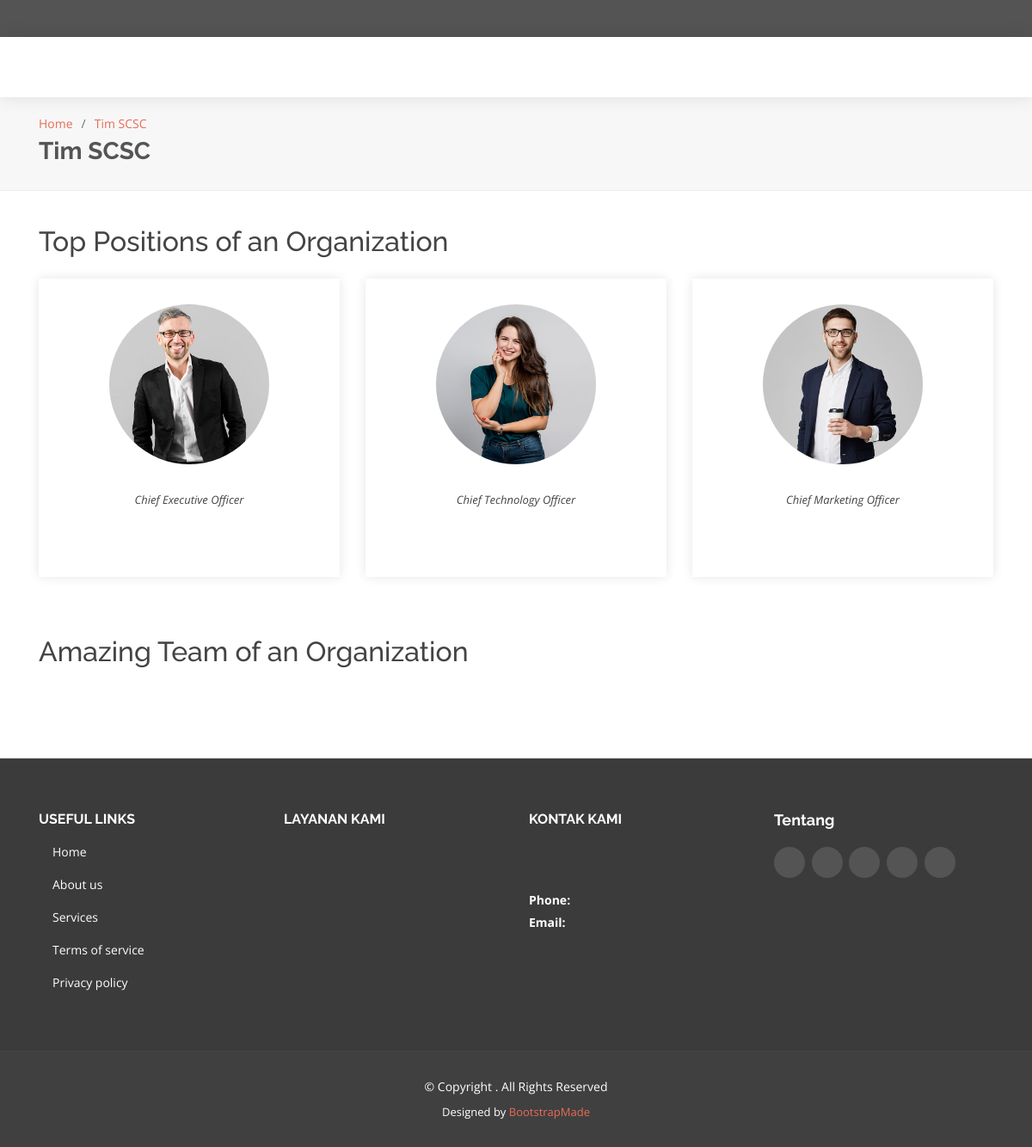
Before: /index.php/tim with the older database file.
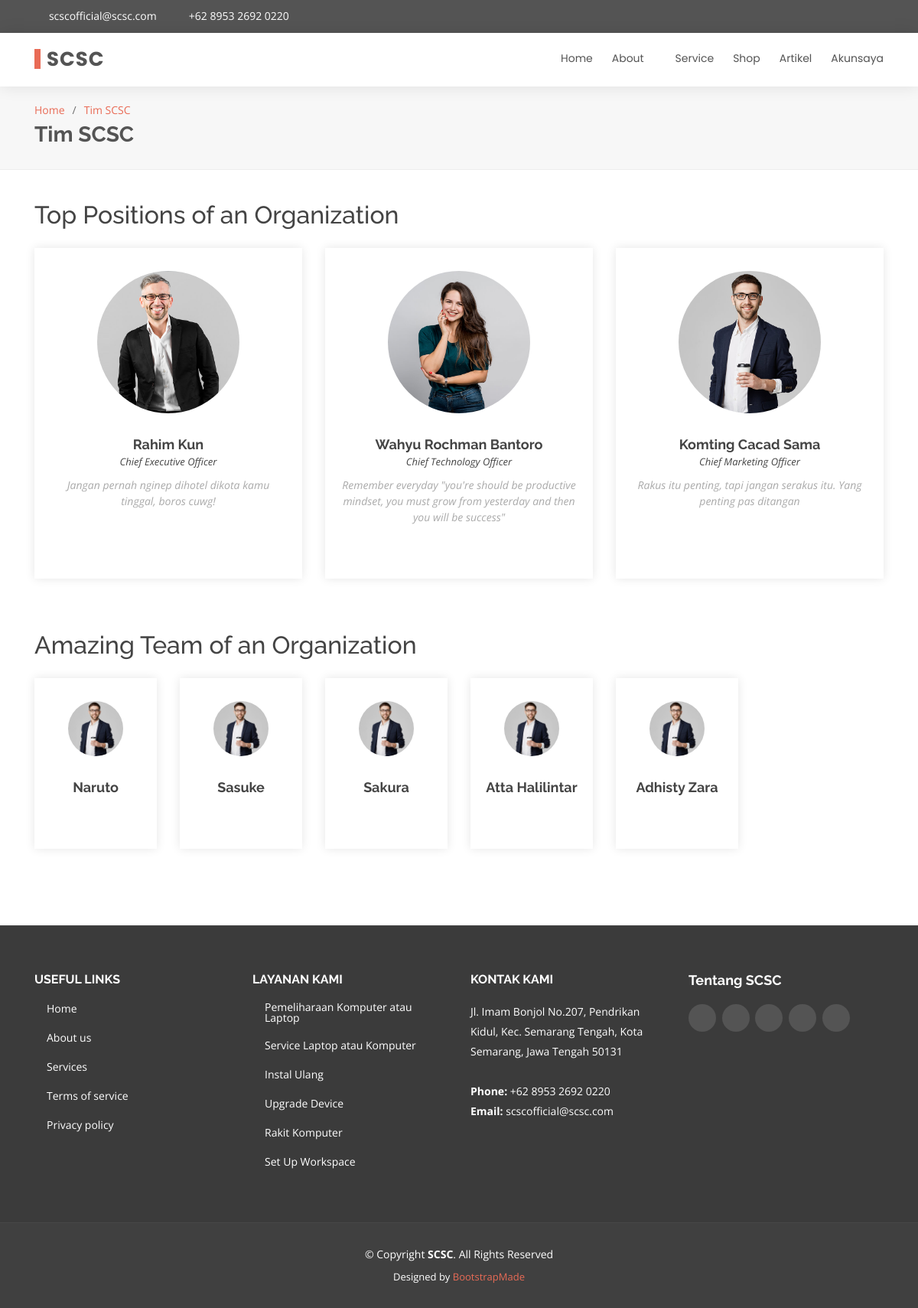
After: the same page with the newer database file.
### tables this page shows
CREATE TABLE `homemenu` (
  `id` int(191) NOT NULL,
  `name` varchar(191) NOT NULL,
  `value` varchar(191) NOT NULL,
  `status` int(191) NOT NULL
);

CREATE TABLE `user` (
  `id` int(191) NOT NULL,
  `name` varchar(191) NOT NULL,
  `photo` varchar(191) NOT NULL,
  `email` varchar(191) NOT NULL,
  `telp` varchar(191) NOT NULL,
  `birthday` varchar(191) NOT NULL,
  `jobs` varchar(191) NOT NULL,
  `gender` varchar(191) NOT NULL,
  `address` text NOT NULL,
  `role` int(191) NOT NULL,
  `status` varchar(191) NOT NULL,
  `complete` int(191) NOT NULL,
  `twitter` varchar(191) NOT NULL,
  `instagram` varchar(191) NOT NULL,
  `facebook` varchar(191) NOT NULL,
  `linkedin` varchar(191) NOT NULL,
  `password` text NOT NULL
);

CREATE TABLE `service` (
  `id` int(191) NOT NULL,
  `icon` varchar(191) NOT NULL,
  `name` varchar(191) NOT NULL,
  `description` text NOT NULL,
  `estimation` varchar(191) NOT NULL,
  `level` int(191) NOT NULL,
  `price` int(191) NOT NULL,
  `status` int(191) NOT NULL
);

### application/controllers/tim.php (called while the page is built, shortened)
<?php
class tim extends CI_Controller
{
    public function index(){
        $data['title'] = "Tim SCSC";
        $tempVar = $this->scsc->getAll("homemenu");
        $data['menu'] = $tempVar;
        $tempVar = $this->scsc->getAll("homemenuabout");
        $data['submenu'] = $tempVar;
        $tempVar = $this->scsc->getData("profil",array('name'=>'logo'));
        $tempVar = $tempVar[0]["value"];
        $data['logo'] = $tempVar;
        $tempVar = $this->scsc->getData("profil",array('name'=>'singkatan'));
        $tempVar = $tempVar[0]["value"];
        $data['singkatan'] = $tempVar;
        $tempVar = $this->scsc->getData("profil",array('name'=>'email'));
        $tempVar = $tempVar[0]["value"];
        $data['email'] = $tempVar;
        $tempVar = $this->scsc->getData("profil",array('name'=>'alamat'));
        $tempVar = $tempVar[0]["value"];
        $data['alamat'] = $tempVar;
        $tempVar = $this->scsc->getData("profil",array('name'=>'telp'));
        $tempVar = $tempVar[0]["value"];
        $data['telp'] = $tempVar;
        $tempVar = $this->scsc->getData("profil",array('name'=>'twitter'));
        $tempVar = $tempVar[0]["value"];
        $data['twitter'] = $tempVar;
        $tempVar = $this->scsc->getData("profil",array('name'=>'facebook'));
        $tempVar = $tempVar[0]["value"];
        $data['facebook'] = $tempVar;
        $tempVar = $this->scsc->getData("profil",array('name'=>'instagram'));
        $tempVar = $tempVar[0]["value"];
        $data['instagram'] = $tempVar;
        $tempVar = $this->scsc->getData("profil",array('name'=>'skype'));
        $tempVar = $tempVar[0]["value"];
        $data['skype'] = $tempVar;
        $tempVar = $this->scsc->getData("profil",array('name'=>'linkedin'));
        $tempVar = $tempVar[0]["value"];
        $data['linkedin'] = $tempVar;
        $tempVar = $this->scsc->getAll("corefitur");
        $data['mainfitur'] = $tempVar;
        $tempVar = $this->scsc->getData("user",array('role'=>1));
        $data['role1'] = $tempVar[0]['name'];
        $data['twitter1'] = $tempVar[0]['twitter'];
        $data['facebook1'] = $tempVar[0]['facebook'];
        $data['instagram1'] = $tempVar[0]['instagram'];
        $data['linkedin1'] = $tempVar[0]['linkedin'];
        $tempVar = $this->scsc->getData("job",array('id_user'=>$tempVar[0]['id']));
        $data['quotes1'] = $tempVar[0]['quotes'];
        $tempVar = $this->scsc->getData("user",array('role'=>'2'));
        $data['role2'] = $tempVar[0]['name'];
        $data['twitter2'] = $tempVar[0]['twitter'];
        $data['facebook2'] = $tempVar[0]['facebook'];
        $data['instagram2'] = $tempVar[0]['instagram'];
        $data['linkedin2'] = $tempVar[0]['linkedin'];
        $tempVar = $this->scsc->getData("job",array('id_user'=>$tempVar[0]['id']));
        $data['quotes2'] = $tempVar[0]['quotes'];
        $tempVar = $this->scsc->getData("user",array('role'=>'3'));
        $data['role3'] = $tempVar[0]['name'];
        $data['twitter3'] = $tempVar[0]['twitter'];
        $data['facebook3'] = $tempVar[0]['facebook'];
        $data['instagram3'] = $tempVar[0]['instagram'];
        $data['linkedin3'] = $tempVar[0]['linkedin'];
        $tempVar = $this->scsc->getData("job",array('id_user'=>$tempVar[0]['id']));
        $data['quotes3'] = $tempVar[0]['quotes'];
        $tempVar = $this->scsc->getData("user",array('role'=>'4'));
        $data['role4'] = $tempVar;
        $tempVar = $this->scsc->getData("user",array('role'=>'5'));
        $data['role5'] = $tempVar;
        $tempVar = $this->scsc->getData("user",array('role'=>'6'));
        $data['role6'] = $tempVar;
        $tempVar = $this->scsc->getData("service",array('status'=>'1'));
        $data['services'] = $tempVar;
        $data['link'] = "Tim SCSC";
        $data['active'] = 0;
        $data['dd'] = 2;
        $data['dda'] = 2;
        $this->load->view('home/header', $data);
        $this->load->view('home/top', $data);
        $this->load->view('home/tim', $data);
        $this->load->view('home/footer', $data);
    }
}

### index.php (called while the page is built, shortened)
<?php
require_once BASEPATH.'core/CodeIgniter.php';

### application/models/scsc.php (called while the page is built, shortened)
<?php
class scsc extends CI_Model
{
    public function getData($dataBase, $where)
    {
        return $this->db->get_where($dataBase, $where)->result_array();
    }
    public function getAll($tabel)
    {
        return $this->db->get($tabel)->result_array();
    }
}

### application/views/home/tim.php (the view, shortened to what the changed rows need)
<main id="main">
    <section id="breadcrumbs" class="breadcrumbs">
      <div class="container">
        <h2><?= $link;?></h2>
      </div>
    </section>
    <section id="team" class="team">
      <div class="container">
        <h2>Top Positions of an Organization</h2>
        <div class="row mt-4">
          <div class="col-lg-4 col-md-6 d-flex align-items-stretch">
            <div class="member">
              <img src="assets/img/team/team-1.jpg" alt="">
              <h4><?= ucwords(strtolower($role1));?></h4>
              <span>Chief Executive Officer</span>
              <p>
                <?= $quotes1;?>
              </p>
              <div class="social">
                <a href="<?= $twitter1;?>" title="twitter profile <?= $role1;?>"><i class="icofont-twitter"></i></a>
                <a href="<?= $facebook1;?>" title="facebook profile <?= $role1;?>"><i class="icofont-facebook"></i></a>
                <a href="<?= $instagram1;?>" title="instagram profile <?= $role1;?>"><i class="icofont-instagram"></i></a>
                <a href="<?= $linkedin1;?>" title="linkedin profile <?= $role1;?>"><i class="icofont-linkedin"></i></a>
              </div>
            </div>
          </div>
          <div class="col-lg-4 col-md-6 d-flex align-items-stretch">
            <div class="member">
              <img src="assets/img/team/team-2.jpg" alt="">
              <h4><?= ucwords(strtolower($role2));?></h4>
              <span>Chief Technology Officer</span>
              <p>
                <?= $quotes2;?>
              </p>
              <div class="social">
                <a href="<?= $twitter2;?>" title="twitter profile <?= $role2;?>"><i class="icofont-twitter"></i></a>
                <a href="<?= $facebook2;?>" title="facebook profile <?= $role2;?>"><i class="icofont-facebook"></i></a>
                <a href="<?= $instagram2;?>" title="instagram profile <?= $role2;?>"><i class="icofont-instagram"></i></a>
                <a href="<?= $linkedin2;?>" title="linkedin profile <?= $role2;?>"><i class="icofont-linkedin"></i></a>
              </div>
            </div>
          </div>
          <div class="col-lg-4 col-md-6 d-flex align-items-stretch">
            <div class="member">
              <img src="assets/img/team/team-3.jpg" alt="">
              <h4><?= ucwords(strtolower($role3));?></h4>
              <span>Chief Marketing Officer</span>
              <p>
                <?= $quotes3;?>
              </p>
              <div class="social">
                <a href="<?= $twitter3;?>" title="twitter profile <?= $role3;?>"><i class="icofont-twitter"></i></a>
                <a href="<?= $facebook3;?>" title="facebook profile <?= $role3;?>"><i class="icofont-facebook"></i></a>
                <a href="<?= $instagram3;?>" title="instagram profile <?= $role3;?>"><i class="icofont-instagram"></i></a>
                <a href="<?= $linkedin3;?>" title="linkedin profile <?= $role3;?>"><i class="icofont-linkedin"></i></a>
              </div>
            </div>
          </div>
        </div>
        <h2 class="mt-5">Amazing Team of an Organization</h2>
        <div class="row mt-4">
          <?php foreach($role4 as $r4):?>
          <div class="col-2 d-flex align-items-stretch">
            <div class="member">
              <img src="assets/img/team/team-3.jpg" alt="">
              <h4><?= ucwords(strtolower($r4['name']));?></h4>
              <div class="social">
                <a href="<?= $r4['twitter'];?>" title="twitter profile <?= $r4['name'];?>"><i class="icofont-twitter"></i></a>
                <a href="<?= $r4['facebook'];?>" title="facebook profile <?= $r4['name'];?>"><i class="icofont-facebook"></i></a>
                <a href="<?= $r4['instagram'];?>" title="instagram profile <?= $r4['name'];?>"><i class="icofont-instagram"></i></a>
                <a href="<?= $r4['linkedin'];?>" title="linkedin profile <?= $r4['name'];?>"><i class="icofont-linkedin"></i></a>
              </div>
            </div>
          </div>
          <?php endforeach;?>
          <?php foreach($role5 as $r5):?>
          <div class="col-2 d-flex align-items-stretch">
            <div class="member">
              <img src="assets/img/team/team-3.jpg" alt="">
              <h4><?= ucwords(strtolower($r5['name']));?></h4>
              <div class="social">
                <a href="<?= $r5['twitter'];?>" title="twitter profile <?= $r5['name'];?>"><i class="icofont-twitter"></i></a>
                <a href="<?= $r5['facebook'];?>" title="facebook profile <?= $r5['name'];?>"><i class="icofont-facebook"></i></a>
                <a href="<?= $r5['instagram'];?>" title="instagram profile <?= $r5['name'];?>"><i class="icofont-instagram"></i></a>
                <a href="<?= $r5['linkedin'];?>" title="linkedin profile <?= $r5['name'];?>"><i class="icofont-linkedin"></i></a>
              </div>
            </div>
          </div>
          <?php endforeach;?>
          <?php foreach($role6 as $r6):?>
          <div class="col-2 d-flex align-items-stretch">
            <div class="member">
              <img src="assets/img/team/team-3.jpg" alt="">
              <h4><?= ucwords(strtolower($r6['name']));?></h4>
              <div class="social">
                <a href="<?= $r6['twitter'];?>" title="twitter profile <?= $r6['name'];?>"><i class="icofont-twitter"></i></a>
                <a href="<?= $r6['facebook'];?>" title="facebook profile <?= $r6['name'];?>"><i class="icofont-facebook"></i></a>
                <a href="<?= $r6['instagram'];?>" title="instagram profile <?= $r6['name'];?>"><i class="icofont-instagram"></i></a>
                <a href="<?= $r6['linkedin'];?>" title="linkedin profile <?= $r6['name'];?>"><i class="icofont-linkedin"></i></a>
              </div>
            </div>
          </div>
          <?php endforeach;?>
        </div>
      </div>
    </section>
</main>

### application/views/home/top.php (shortened to what the changed rows need)
<body>
  <section id="topbar" class="d-none d-lg-block">
    <div class="container d-flex">
      <div class="contact-info mr-auto">
        <i class="icofont-envelope"></i><a href="mailto:<?= $email; ?>" target="_blank" ><?= $email; ?></a>
        <i class="icofont-phone"></i> <a href="tel:<?= $telp; ?>" target="_blank" ><?= $telp; ?></a>
      </div>
    </div>
  </section>
  <header id="header">
    <div class="container d-flex">
      <div class="logo mr-auto">
        <h1 class="text-light"><a href="<?= base_url()?>"><span><?= $singkatan; ?></span></a></h1>
      </div>
      <nav class="nav-menu d-none d-lg-block">
        <ul>
          <?php $a=1;
            foreach($menu as $nama):?>
            <?php if($a == $active && $nama['id'] != $dd):?>
              <li class="active"><a href="<?= base_url().strtolower($nama['value']);?>"><?= $nama['name'];?></a></li>
            <?php elseif($nama['id'] == $dd):?>
              <li class="drop-down"><a href="#"><?= $nama['name'];?></a>
              </li>
            <?php else:?>
              <li><a href="<?= base_url().strtolower($nama['value']);?>"><?= $nama['name'];?></a></li>
            <?php endif;?>
            <?php $a++;?>
          <?php endforeach;?>
        </ul>
      </nav>
    </div>
  </header>

### application/views/home/footer.php (shortened to what the changed rows need)
<footer id="footer">
  <div class="footer-top">
    <div class="container">
      <div class="row">
        <div class="col-lg-3 col-md-6 footer-links">
          <ul>
            <?php foreach($services as $service):?>
              <li><i class="bx bx-chevron-right"></i> <a href="<?= base_url()?>service/serviceitem/<?= $service['name'];?>"><?= $service['name']; ?></a></li>
            <?php endforeach;?>
          </ul>
        </div>
        <div class="col-lg-3 col-md-6 footer-contact">
          <h4>Kontak kami</h4>
          <p>
            <?= $alamat; ?>
            <br><br>
            <strong>Phone:</strong> <?= $telp; ?><br>
            <strong>Email:</strong> <a href="mailto:<?= $email; ?>" target="_blank" class="text-white"><?= $email; ?></a><br>
          </p>
        </div>
        <div class="col-lg-3 col-md-6 footer-info">
          <h3>Tentang <?= $singkatan;?></h3>
          <div class="social-links mt-3">
            <a href="<?= $twitter; ?>" target="_blank" class="twitter"><i class="icofont-twitter"></i></a>
            <a href="<?= $facebook; ?>" target="_blank" class="facebook"><i class="icofont-facebook"></i></a>
            <a href="<?= $instagram; ?>" target="_blank" class="instagram"><i class="icofont-instagram"></i></a>
            <a href="<?= $skype; ?>" target="_blank" class="skype"><i class="icofont-skype"></i></a>
            <a href="<?= $linkedin; ?>" target="_blank" class="linkedin"><i class="icofont-linkedin"></i></i></a>
          </div>
        </div>
      </div>
    </div>
  </div>
  <div class="container">
    <div class="copyright">
      &copy; Copyright <strong><span><?= $singkatan; ?></span></strong>. All Rights Reserved
    </div>
  </div>
</footer>
</body>
</html>

Changed rows visible on the page:
added homemenu: name "Home"
added homemenu: name "About"
added homemenu: name "Service"
added homemenu: name "Shop"
added homemenu: name "Artikel"
added homemenu: name "Akunsaya"
added user: name "Wahyu Rochman Bantoro"
added user: name "Naruto", shown under "Amazing Team of an Organization"
added user: name "Sasuke", shown under "Amazing Team of an Organization"
added user: name "Sakura", shown under "Amazing Team of an Organization"
added user: name "Atta Halilintar"
added user: name "Adhisty Zara"
added service: name "Pemeliharaan Komputer atau Laptop"
added service: name "Service Laptop atau Komputer"
added service: name "Instal Ulang"
added service: name "Upgrade Device"
added service: name "Rakit Komputer"
added service: name "Set Up Workspace"
Other visible differences:
$email: (not shown) → "scscofficial@scsc.com"
$telp: (not shown) → "+62 8953 2692 0220"
$singkatan: (not shown) → "SCSC"
$role1: (not shown) → "Rahim Kun"
$quotes1: (not shown) → "Jangan pernah nginep dihotel dikota kamu tinggal, boros cuwg!"
$quotes2: (not shown) → "Remember everyday \"you're should be productive mindset, you must grow from yesterday and then you will be success\""
$role3: (not shown) → "Komting Cacad Sama"
$quotes3: (not shown) → "Rakus itu penting, tapi jangan serakus itu. Yang penting pas ditangan"
$alamat: (not shown) → "Jl. Imam Bonjol No.207, Pendrikan Kidul, Kec. Semarang Tengah, Kota Semarang, Jawa Tengah 50131"
